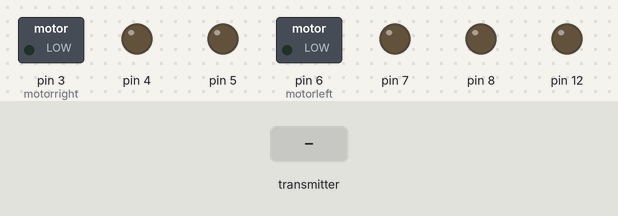
A sketch run on a simulated Arduino Uno, built with avr-gcc and run on an emulated ATmega328P. Shown: switched loads named in the sketch (green lamp = pin HIGH), output pins drawn as LEDs (lit = HIGH). Inputs (shaded band) come from the test bench. No radio packets arrive unless stated; what the sketch prints to the serial monitor is not drawn.

Above: at 2.2 s.
2.3 s: the transmitter starts sending joystick.0 = 0
At 3.2 s:
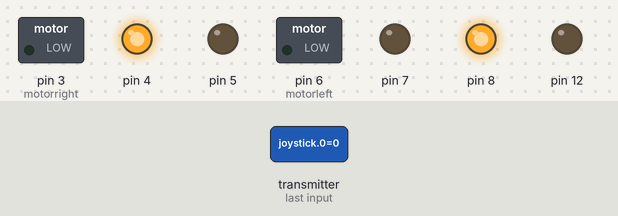
3.8 s: the transmitter starts sending joystick.1 = 256
At 4.3 s:
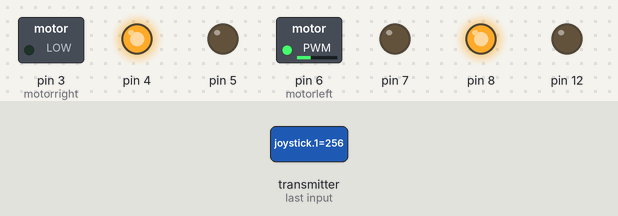
5.3 s: the transmitter starts sending joystick.0 = 256
At 6.5 s:
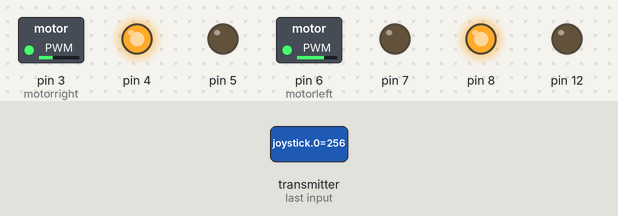
6.8 s: the transmitter starts sending joystick.1 = 0
At 7.8 s:
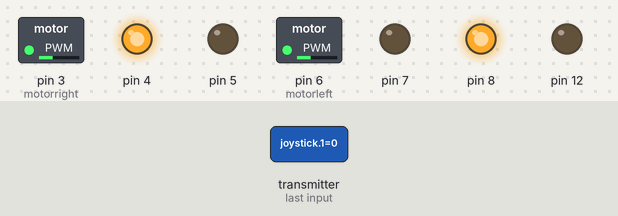
8.3 s: the transmitter starts sending joystick.0 = 512
At 9.0 s:
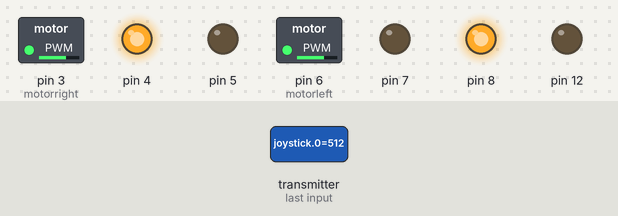
9.8 s: the transmitter starts sending joystick.1 = 512
At 10.1 s:
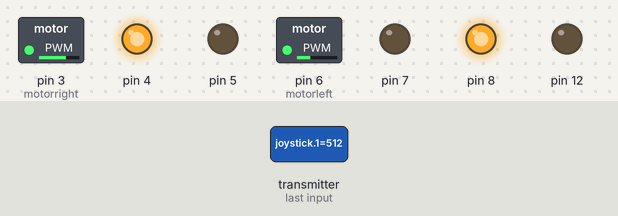
Timing chart, 0 to 12.3 s (numbered marks = the images above; inputs shaded):
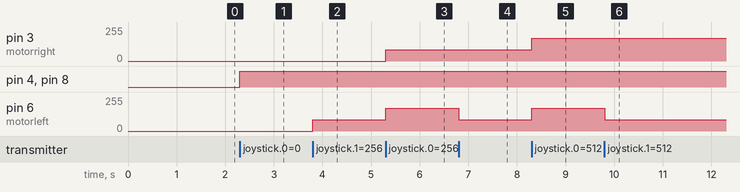

Measured:
- after the input at 2.3 s, pin 4, pin 8: LOW → HIGH at once
- after the input at 3.8 s, pin 6 (motorleft): 0/255 → 85/255 at once
- after the input at 5.3 s, pin 3 (motorright): 0/255 → 85/255 at once; pin 6 (motorleft): 85/255 → 170/255 at once
- after the input at 6.8 s, pin 6 (motorleft): 170/255 → 85/255 at once
- after the input at 8.3 s, pin 3 (motorright), pin 6 (motorleft): 85/255 → 170/255 at once
- after the input at 9.8 s, pin 6 (motorleft): 170/255 → 84/255 at once

The sketch:

Camera_Car.ino
```cpp
#include <SPI.h>
#include "RF24.h"


RF24 myRadio (9, 10);
byte addresses[][6] = {"1Node"};
int joystick[2];

unsigned long nodatatime;
unsigned long waittime = 5000;


float x,y,z;
int a,b;
int pos;
int motorleft = 6;
int motorright = 3;


void setup()
{

  pinMode(12, OUTPUT);
 Serial.begin(9600);
  delay(1000);
  Serial.println(F("RF24/Simple Receive data Test"));


  myRadio.begin();
  myRadio.setChannel(108);
  myRadio.setDataRate(RF24_250KBPS);
  myRadio.setPALevel(RF24_PA_MIN);
  myRadio.openReadingPipe(1, addresses[0]);
  myRadio.startListening();


pinMode(motorleft, OUTPUT);
pinMode(4, OUTPUT);
pinMode(5, OUTPUT);

pinMode(motorright, OUTPUT);
pinMode(7, OUTPUT);
pinMode(8, OUTPUT);


}


void loop()
{

  if ( myRadio.available())
  {

    while (myRadio.available())
    {
      myRadio.read( &joystick, sizeof(joystick) );

    }

x = joystick[0];
y = joystick[1];

if(-11<x,y,z<11){
pos = map(int(y), -9, 9, -255, 255);
int val = map(int(x), -9, 9, -255, 255);

if (val<0){
analogWrite(motorleft, -val);
digitalWrite(4, LOW);
digitalWrite(5, HIGH);

analogWrite(motorright, -val);
digitalWrite(7, HIGH);
digitalWrite(8, LOW);

if(pos<0){
  analogWrite(motorleft, -val+pos);
}
else{
  analogWrite(motorright, -val-pos);
}
}
else{
analogWrite(motorleft, val);
digitalWrite(4, HIGH);
digitalWrite(5, LOW);

analogWrite(motorright, val);
digitalWrite(7, LOW);
digitalWrite(8, HIGH);
if(pos>0){
  analogWrite(motorleft, val+pos);
}
else{
  analogWrite(motorright, val-pos);
}
}

}
delay(4);
}
}
```
